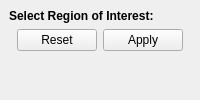
  <widget class="QDockWidget" name="roiDock">
   <property name="sizePolicy">
    <sizepolicy hsizetype="Expanding" vsizetype="Expanding">
     <horstretch>0</horstretch>
     <verstretch>0</verstretch>
    </sizepolicy>
   </property>
   <property name="windowTitle">
    <string>Region of Interest</string>
   </property>
   <attribute name="dockWidgetArea">
    <number>2</number>
   </attribute>
   <widget class="QWidget" name="dockWidgetContents_6">
    <layout class="QVBoxLayout" name="verticalLayout_10">
     <item>
      <widget class="QLabel" name="roiTitle">
       <property name="sizePolicy">
        <sizepolicy hsizetype="Preferred" vsizetype="Preferred">
         <horstretch>0</horstretch>
         <verstretch>0</verstretch>
        </sizepolicy>
       </property>
       <property name="text">
        <string>&lt;b&gt;Select Region of Interest:&lt;/b&gt;</string>
       </property>
       <property name="textFormat">
        <enum>Qt::RichText</enum>
       </property>
      </widget>
     </item>
     <item>
      <widget class="QDialogButtonBox" name="roiButtons">
       <property name="standardButtons">
        <set>QDialogButtonBox::Apply|QDialogButtonBox::Reset</set>
       </property>
       <property name="centerButtons">
        <bool>true</bool>
       </property>
      </widget>
     </item>
     <item>
      <widget class="ROIView" name="roiView" native="true">
       <property name="sizePolicy">
        <sizepolicy hsizetype="Expanding" vsizetype="Expanding">
         <horstretch>0</horstretch>
         <verstretch>0</verstretch>
        </sizepolicy>
       </property>
      </widget>
     </item>
    </layout>
   </widget>
  </widget>
